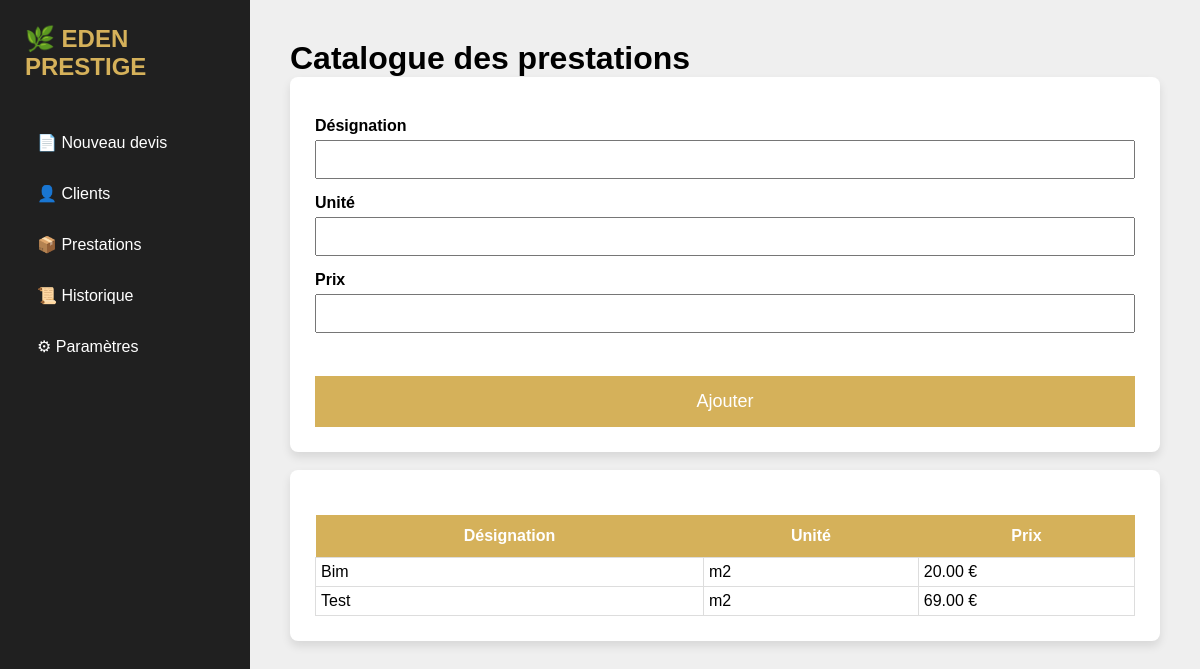
The page /prestations on the database as committed earlier.
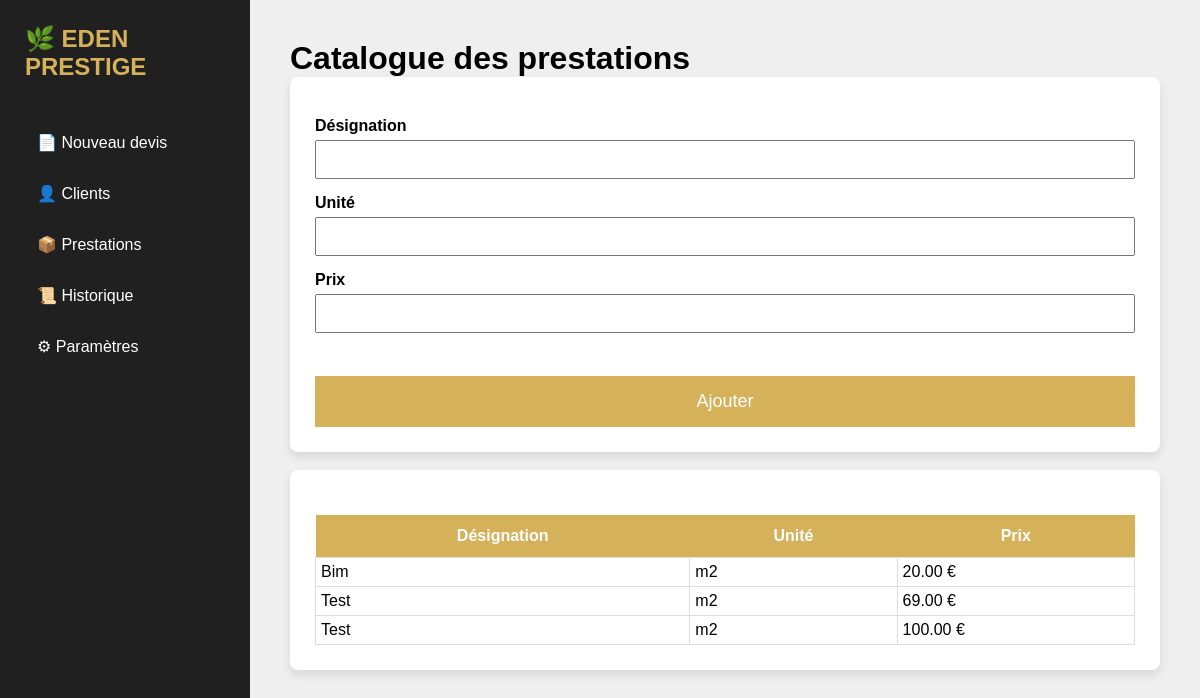
The same page on the database as committed later.
### models.py (models this page shows, shortened)
class Prestation(db.Model):
    __tablename__ = "prestations"
    id = db.Column(db.Integer, primary_key=True)
    designation = db.Column(db.String(150), nullable=False)
    unite = db.Column(db.String(50))
    prix = db.Column(db.Float)

### app.py (the view)
@app.route("/prestations")
def prestations():
    prestations = Prestation.query.order_by(
        Prestation.designation
    ).all()
    return render_template(
        "prestations.html",
        prestations=prestations
    )

### templates/prestations.html
{% extends "base.html" %}
{% block contenu %}
<h1>Catalogue des prestations</h1>
<div class="bloc">
<form action="/ajouter_prestation" method="POST">
<label>Désignation</label>
<input name="designation">
<label>Unité</label>
<input name="unite">
<label>Prix</label>
<input
type="number"
step="0.01"
name="prix">
<br><br>
<input
class="valider"
type="submit"
value="Ajouter">
</form>
</div>
<br>
<div class="bloc">
<table>
<tr>
<th>Désignation</th>
<th>Unité</th>
<th>Prix</th>
</tr>
{% for p in prestations %}
<tr>
<td>{{p.designation}}</td>
<td>{{p.unite}}</td>
<td>{{"%.2f"|format(p.prix)}} €</td>
</tr>
{% endfor %}
</table>
</div>
{% endblock %}

Rows that differ between the two databases and show on the page:
added Prestation: designation "Test", unite "m2", prix "100.00"
